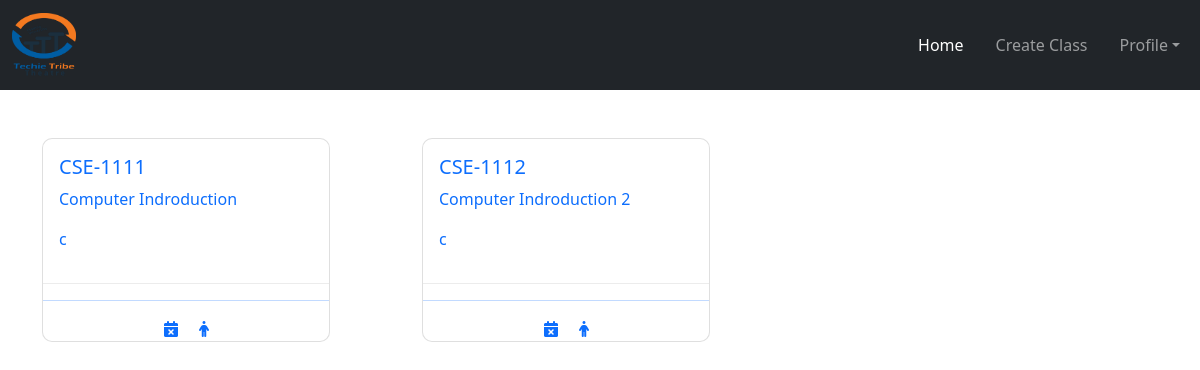
Page /teacher/ (signed in) on the earlier database version.
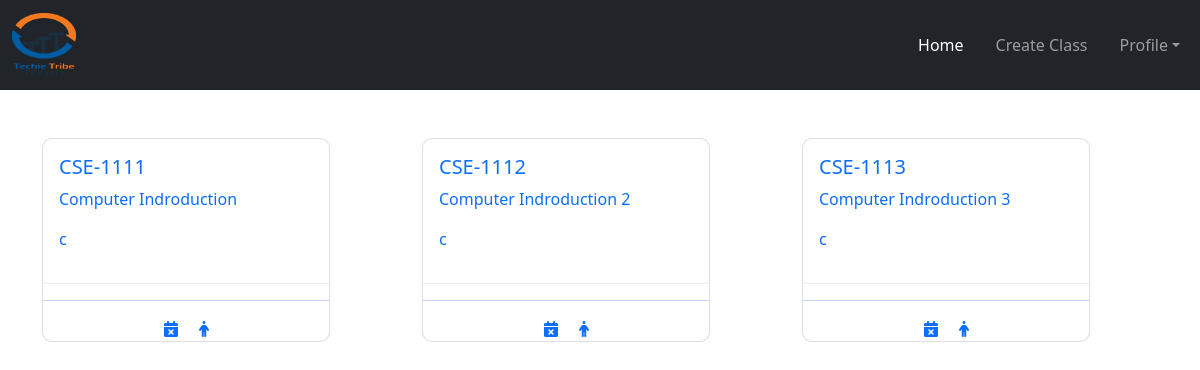
Same page on the later database version.
### teacher/models.py (models this page shows, shortened)
class CreateClass(models.Model):
    user = models.ForeignKey(User, on_delete=models.CASCADE)
    class_code_name = models.CharField(max_length=100)
    section = models.CharField(max_length=100)
    subject_name = models.CharField(max_length=100)
    room = models.CharField(max_length=100)
    classcode = models.CharField(max_length=100)

### teacher/views.py (the view)
# urls.py: path('', TeacherHome.as_view(), name='home'),
class TeacherHome(View):
    def get(self, request):
        if request.user.is_authenticated:
            create = CreateClass.objects.filter(user=request.user)
            return render(request, 'teacher_home.html', {'create': create})
        else:
            return redirect("/")

### teacher/templates/teacher_home.html (shortened to what this page needs)
{% extends 'base_teacher.html' %} <br />
{% load static %} <br />
{% block content %}
<link rel="stylesheet" href="{% static 'css/card.css' %}" />
<link
  rel="stylesheet"
  href="https://cdnjs.cloudflare.com/ajax/libs/font-awesome/6.1.1/css/all.min.css"
/>
<section class="wrapper">
  <div class="container">
    <div class="row">
      {% for cr in create %}
      <div class="col-lg-4 mt-5">
        <a href="{% url 'classshow' cr.id %}">
          <div class="card" style="width: 18rem">
            <div class="card-body">
              <h5 class="card-title">{{cr.class_code_name}}</h5>
              <p class="card-text">{{cr.subject_name}}</p>
              <p class="card-text">{{cr.section}}</p>
            </div>
            <hr class="mhr" />
            <hr />
            <div class="text-center">
              <a href="{% url 'deletecard' cr.id %}"
                ><i class="fa-solid fa-calendar-xmark me-3"></i
              ></a>
              <a href=""><i class="fa-solid fa-person"></i></a>
            </div>
          </div>
        </a>
      </div>
      {% endfor %}
    </div>
  </div>
</section>
{% endblock content %}

Differences in the rows shown:
added CreateClass: class_code_name "CSE-1113", subject_name "Computer Indroduction 3", section "c"
